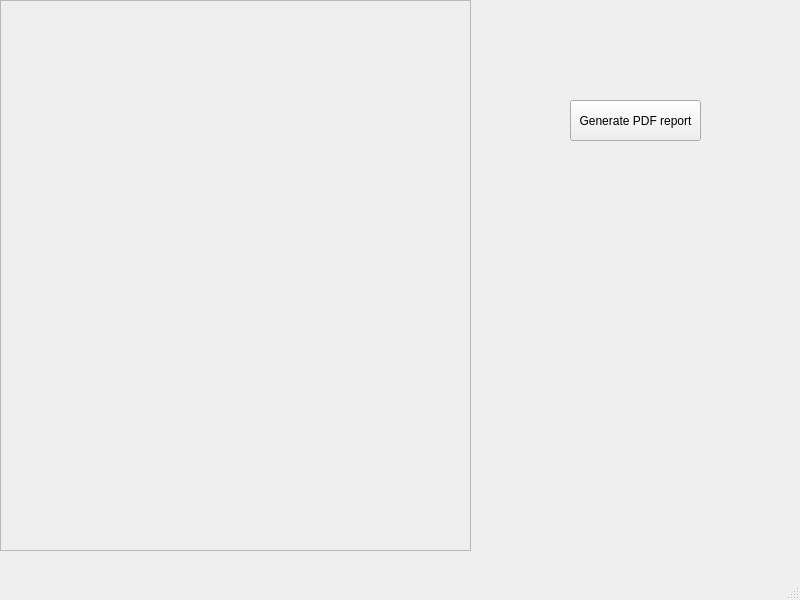
<?xml version="1.0" encoding="UTF-8"?>
<ui version="4.0">
 <class>MainWindow</class>
 <widget class="QMainWindow" name="MainWindow">
  <property name="geometry">
   <rect>
    <x>0</x>
    <y>0</y>
    <width>800</width>
    <height>600</height>
   </rect>
  </property>
  <property name="windowTitle">
   <string>Multiple Workshops Manager</string>
  </property>
  <widget class="QWidget" name="centralwidget">
   <widget class="QPushButton" name="buttonGeneratePdfReport">
    <property name="geometry">
     <rect>
      <x>570</x>
      <y>100</y>
      <width>131</width>
      <height>41</height>
     </rect>
    </property>
    <property name="cursor">
     <cursorShape>PointingHandCursor</cursorShape>
    </property>
    <property name="text">
     <string>Generate PDF report</string>
    </property>
   </widget>
   <widget class="QScrollArea" name="scrollArea">
    <property name="geometry">
     <rect>
      <x>0</x>
      <y>0</y>
      <width>471</width>
      <height>551</height>
     </rect>
    </property>
    <property name="widgetResizable">
     <bool>true</bool>
    </property>
    <widget class="QWidget" name="scrollAreaWidgetContents">
     <property name="geometry">
      <rect>
       <x>0</x>
       <y>0</y>
       <width>469</width>
       <height>549</height>
      </rect>
     </property>
    </widget>
   </widget>
  </widget>
  <widget class="QMenuBar" name="menubar">
   <property name="geometry">
    <rect>
     <x>0</x>
     <y>0</y>
     <width>800</width>
     <height>21</height>
    </rect>
   </property>
  </widget>
  <widget class="QStatusBar" name="statusbar"/>
 </widget>
 <resources/>
 <connections/>
</ui>
